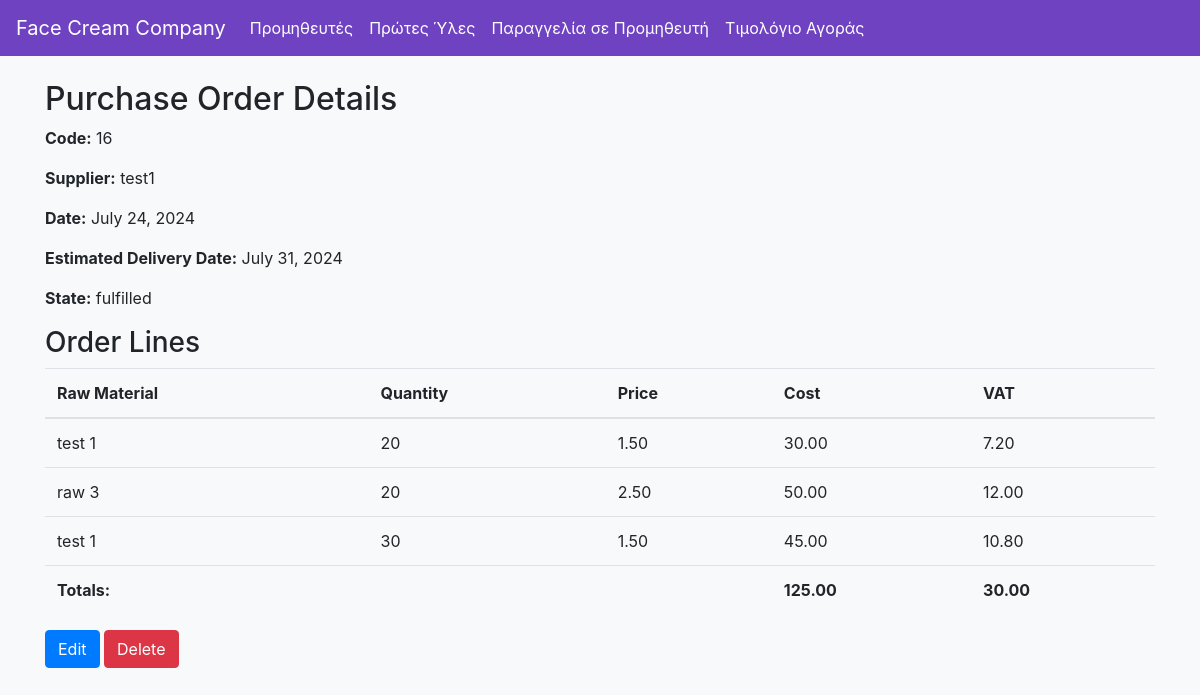
Page /api/purchase-orders/61/ on the earlier database version.
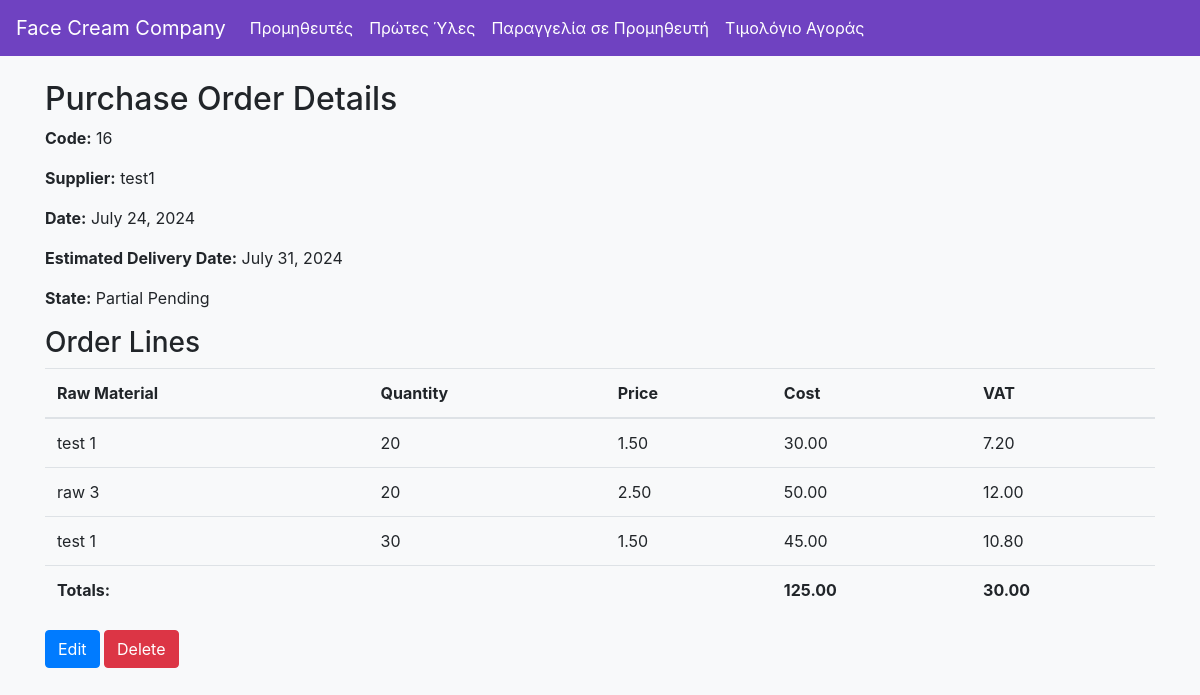
Same page on the later database version.
### raw_materials/models.py (models this page shows, shortened)
class PurchaseOrder(models.Model):
    ORDER_STATES = [
        ('pending', 'Pending'),
        ('completed', 'Completed'),
        ('partial_pending', 'Partial Pending'),
    ]
    code = models.CharField(max_length=20, unique=True)
    supplier = models.ForeignKey(Supplier, on_delete=models.CASCADE)
    date = models.DateField()
    estimated_delivery_date = models.DateField()
    state = models.CharField(max_length=20, choices=ORDER_STATES, default='pending')

class Supplier(models.Model):
    code = models.CharField(max_length=20, unique=True)
    name = models.CharField(max_length=100)
    address = models.TextField()
    phone = models.CharField(max_length=15)
    mobile = models.CharField(max_length=15)
    email = models.EmailField()
    def __str__(self):
        return self.name

### raw_materials/views.py (the view)
# urls.py: path('purchase-orders/<int:pk>/', PurchaseOrderDetailView.as_view(), name='purchaseorder_detail'),
class PurchaseOrderDetailView(DetailView):
    model = PurchaseOrder
    template_name = 'raw_materials/purchaseorder_detail.html'
    context_object_name = 'purchaseorder'
    def get_context_data(self, **kwargs):
        context = super().get_context_data(**kwargs)
        context['lines'] = self.object.purchaseorderline_set.all()
        context['total_cost'] = sum(line.cost for line in context['lines'])
        context['total_vat'] = sum(line.vat for line in context['lines'])
        return context

### raw_materials/models.py (called while the page is built)
    def __str__(self):
        return self.name

    @property
    def cost(self):
        if self.quantity is not None and self.price is not None:
            return self.quantity * self.price
        return None

### raw_materials/templates/raw_materials/purchaseorder_detail.html
{% extends "base.html" %}
{% block content %}
<h2>Purchase Order Details</h2>
<p><strong>Code:</strong> {{ purchaseorder.code }}</p>
<p><strong>Supplier:</strong> {{ purchaseorder.supplier }}</p>
<p><strong>Date:</strong> {{ purchaseorder.date }}</p>
<p><strong>Estimated Delivery Date:</strong> {{ purchaseorder.estimated_delivery_date }}</p>
<p><strong>State:</strong> {{ purchaseorder.get_state_display }}</p>
<h3>Order Lines</h3>
<table class="table">
    <thead>
        <tr>
            <th>Raw Material</th>
            <th>Quantity</th>
            <th>Price</th>
            <th>Cost</th>
            <th>VAT</th>
        </tr>
    </thead>
    <tbody>
        {% for line in lines %}
        <tr>
            <td>{{ line.raw_material }}</td>
            <td>{{ line.quantity }}</td>
            <td>{{ line.price }}</td>
            <td>{{ line.cost }}</td>
            <td>{{ line.vat }}</td>
        </tr>
        {% endfor %}
    </tbody>
    <tfoot>
        <tr>
            <td colspan="3"><strong>Totals:</strong></td>
            <td><strong>{{ total_cost }}</strong></td>
            <td><strong>{{ total_vat }}</strong></td>
        </tr>
    </tfoot>
</table>
<a href="{% url 'purchaseorder_update' purchaseorder.pk %}" class="btn btn-primary">Edit</a>
<a href="{% url 'purchaseorder_delete' purchaseorder.pk %}" class="btn btn-danger">Delete</a>
{% endblock %}

Differences in the rows shown:
changed PurchaseOrder "test1": state "fulfilled" → "Partial Pending"
